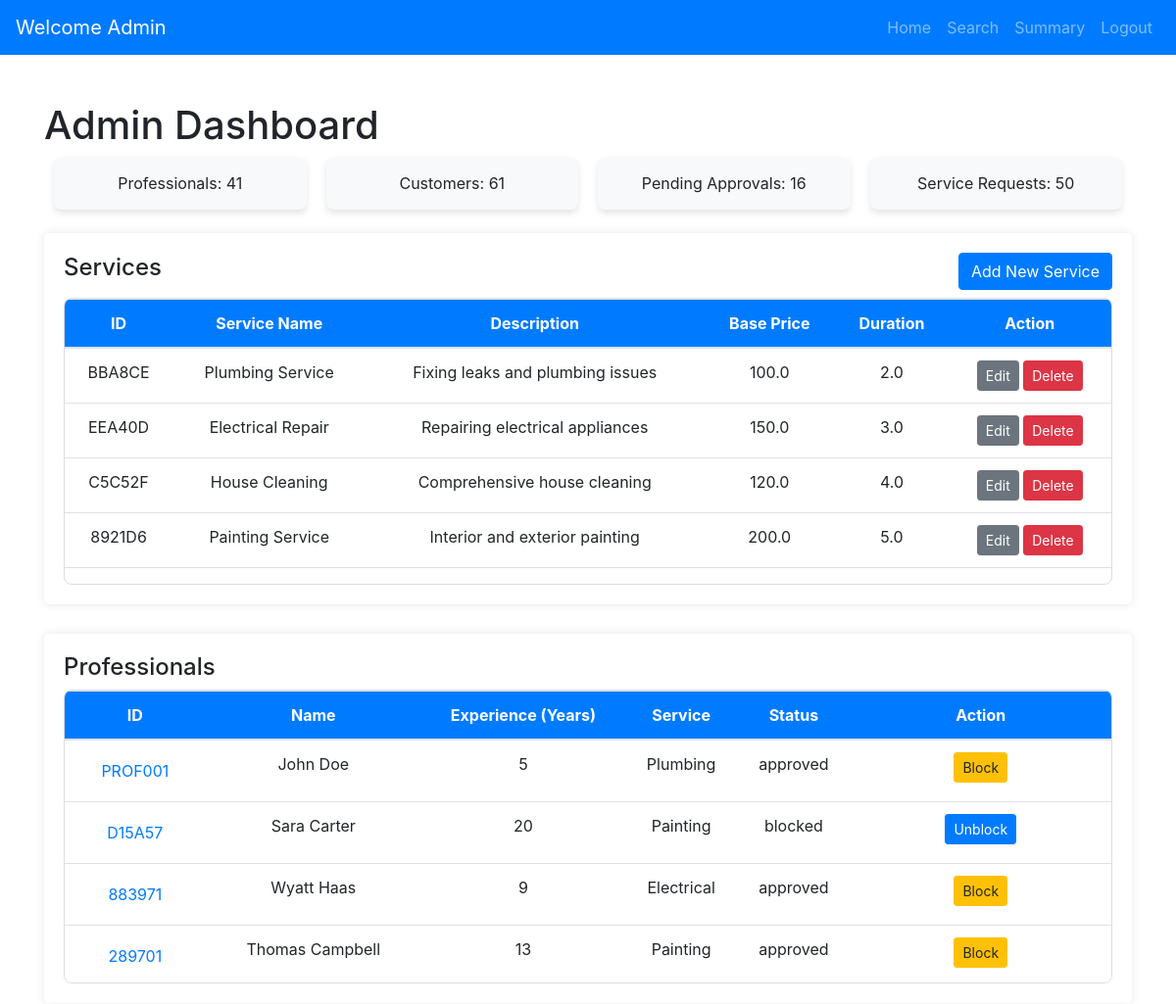
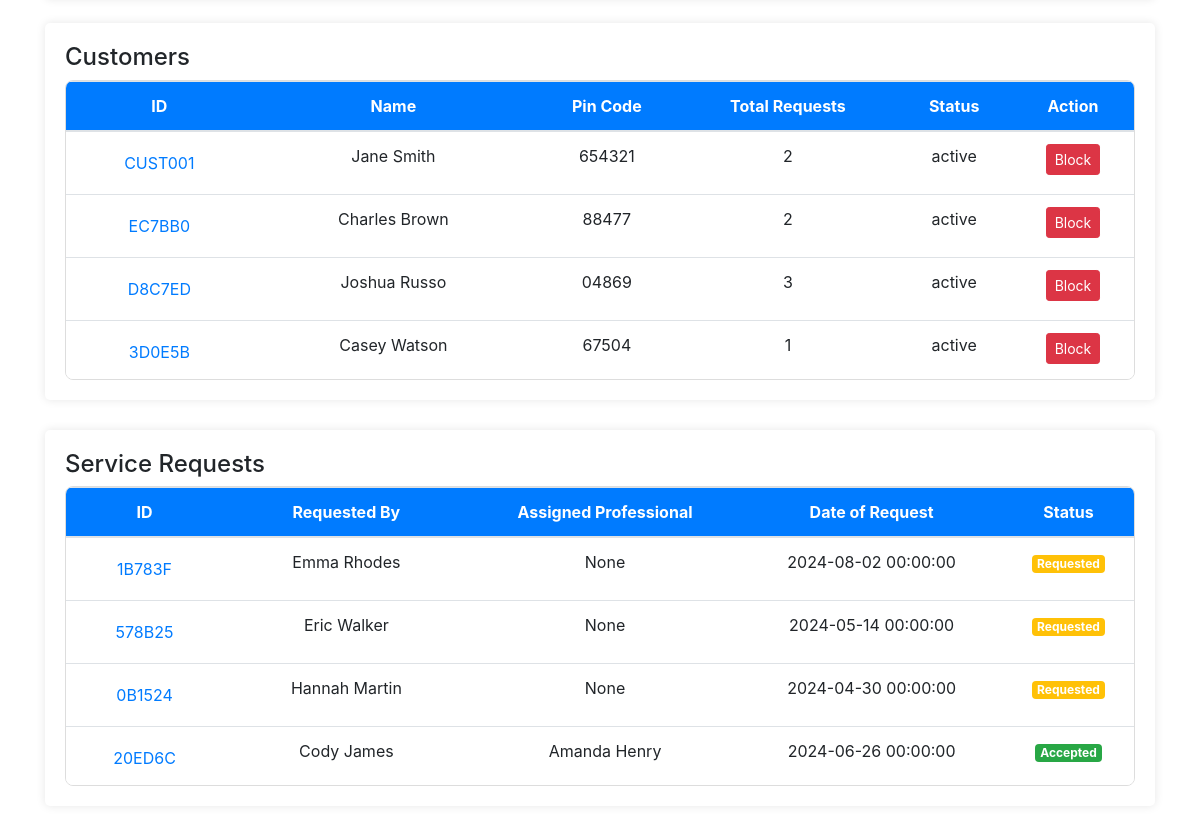
Before: /admin_dashboard with the older database file (2 pictures, top to bottom).
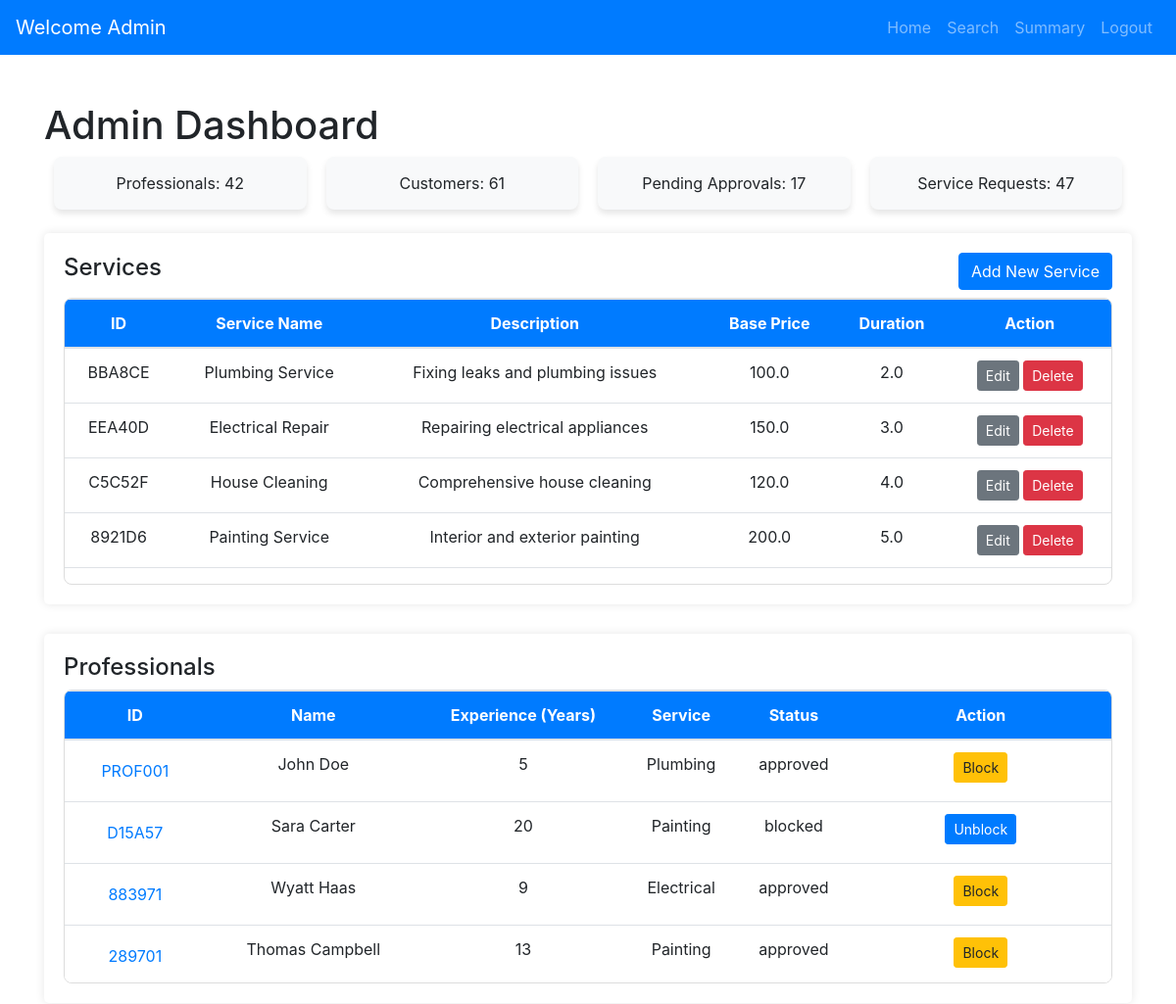
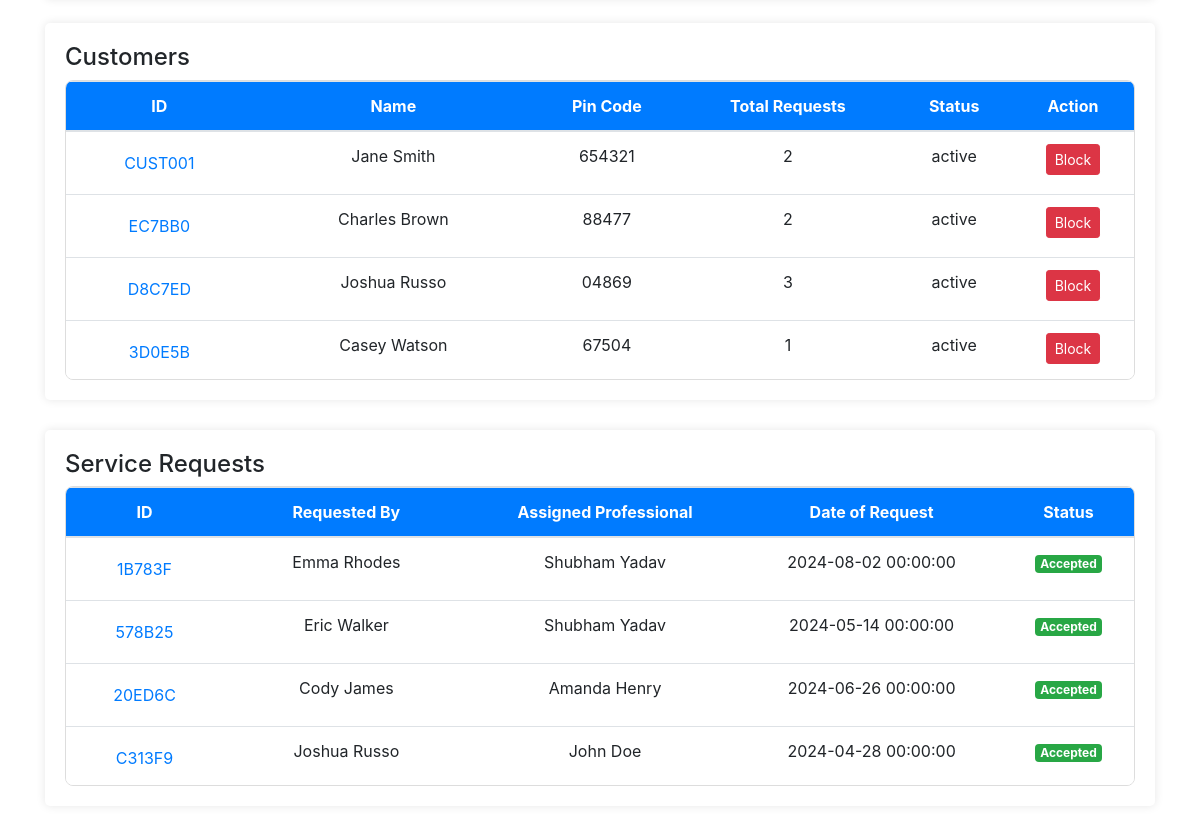
After: the same page with the newer database file (2 pictures, top to bottom).
### models.py (models this page shows, shortened)
class Service(db.Model):
    __tablename__ = 'services'
    id = db.Column(db.String(6), primary_key=True, default=generate_unique_id, unique=True)
    service_name = db.Column(db.String(100), nullable=False)
    service_description = db.Column(db.Text, nullable=True)
    price = db.Column(db.Float, nullable=False)
    duration = db.Column(db.Float, nullable=True)  # Use Float if you need fractional hours # Add duration (only date) column
    requests = db.relationship('Request', back_populates='service', lazy=True, passive_deletes=True)

class User(db.Model):
    __tablename__ = 'users'
    id = db.Column(db.String(6), primary_key=True, default=generate_unique_id, unique=True)
    name = db.Column(db.String(150), nullable=False)
    email = db.Column(db.String(150), unique=True, nullable=False)
    _password = db.Column("password", db.String(500), nullable=False)
    address = db.Column(db.String(300), nullable=True)
    pincode = db.Column(db.String(10), nullable=True)
    phone_number = db.Column(db.String(15), nullable=True)
    role = db.Column(db.String(50), nullable=False)  # Customer or Professional
    __mapper_args__ = {
    'polymorphic_identity': 'user',
    'polymorphic_on': role,  # This allows loading unknown roles without crashing
    }
    @property
    def password(self):
        raise AttributeError("Password is not readable!")
    @password.setter
    def password(self, password):
        self._password = generate_password_hash(password, method="pbkdf2:sha256")

class Professional(User):
    __tablename__ = 'professionals'
    id = db.Column(db.String(6), db.ForeignKey('users.id'), primary_key=True)
    service_type = db.Column(db.String(100), nullable=False)
    experience = db.Column(db.Integer, nullable=False)
    status = db.Column(db.String(50), default='pending')  # Add status column
    __mapper_args__ = {
        'polymorphic_identity': 'professional',
    }

class User(db.Model):
    __tablename__ = 'users'
    id = db.Column(db.String(6), primary_key=True, default=generate_unique_id, unique=True)
    name = db.Column(db.String(150), nullable=False)
    email = db.Column(db.String(150), unique=True, nullable=False)
    _password = db.Column("password", db.String(500), nullable=False)
    address = db.Column(db.String(300), nullable=True)
    pincode = db.Column(db.String(10), nullable=True)
    phone_number = db.Column(db.String(15), nullable=True)
    role = db.Column(db.String(50), nullable=False)  # Customer or Professional
    __mapper_args__ = {
    'polymorphic_identity': 'user',
    'polymorphic_on': role,  # This allows loading unknown roles without crashing
    }
    @property
    def password(self):
        raise AttributeError("Password is not readable!")
    @password.setter
    def password(self, password):
        self._password = generate_password_hash(password, method="pbkdf2:sha256")

class Customer(User):
    __tablename__ = 'customers'
    id = db.Column(db.String(6), db.ForeignKey('users.id'), primary_key=True)
    status = db.Column(db.String(50), default='active')
    __mapper_args__ = {
        'polymorphic_identity': 'customer',
    }
    @hybrid_property
    def total_requests(self):
        return len(self.requests)

class Request(db.Model):
    __tablename__ = 'requests'
    id = db.Column(db.String(6), primary_key=True, default=generate_unique_id, unique=True)
    customer_id = db.Column(db.String(6), db.ForeignKey('customers.id'), nullable=False)
    professional_id = db.Column(db.String(6), db.ForeignKey('professionals.id'), nullable=True)
    service_id = db.Column(db.String(6), db.ForeignKey('services.id', ondelete="SET NULL"), nullable=True)
    status = db.Column(db.String(50), nullable=False)  # Pending, In Progress, Completed
    request_date = db.Column(db.DateTime, nullable=False)
    completion_date = db.Column(db.DateTime, nullable=True)
    rejected_by = db.Column(db.JSON, default=list)
    professional = db.relationship('Professional', backref='requests')
    service = db.relationship('Service', back_populates='requests')
    customer = db.relationship('Customer', backref='requests')

### app.py (the view, shortened to what this page needs)
@app.route('/admin_dashboard', methods=['GET', 'POST'])
def admin_dashboard():
    professionals = Professional.query.all()
    customers = Customer.query.all()
    services = Service.query.all()
    requests = Request.query.all()
    grouped_requests = {
        "requested": [r for r in requests if r.status == "requested"],
        "closed": [r for r in requests if r.status == "closed"],
        "accepted": [
            r for r in requests if r.status in {"accepted", "in progress", "review pending", "pending", "assigned"}
        ],
    }
    total_professionals = len(professionals)
    total_customers = len(customers)
    total_requests = len(requests)
    pending_approvals = len([p for p in professionals if p.status == "pending"])
    professional = None
    return render_template(
        "admin/admin_dashboard.html",
        professionals=professionals,
        customers=customers,
        services=services,
        requests=requests,
        grouped_requests=grouped_requests,
        total_professionals=total_professionals,
        total_customers=total_customers,
        total_requests=total_requests,
        pending_approvals=pending_approvals,
        professional=professional,
    )

### templates/admin/admin_dashboard.html (shortened to what this page needs)
<!DOCTYPE html>
<html lang="en">
<head>
    <link href="https://stackpath.bootstrapcdn.com/bootstrap/4.5.2/css/bootstrap.min.css" rel="stylesheet">
</head>
<body>
    {% extends 'base.html' %}
    {% block navbar %}
        {% include 'navbars/admin_navbar.html' %}
    {% endblock %}
    {% block content %}
    <div class="container mt-5">
        <h1>Admin Dashboard</h1>
        <div class="dashboard-stats mb-4">
            <div class="stat-box">Professionals: {{ total_professionals }}</div>
            <div class="stat-box">Customers: {{ total_customers }}</div>
            <div class="stat-box">Pending Approvals: {{ pending_approvals }}</div>
            <div class="stat-box">Service Requests: {{ total_requests }}</div>
        </div>
        <div class="container-box">
            <div class="d-flex justify-content-between align-items-center mb-2">
                <h4>Services</h4>
                <button class="btn btn-primary" data-toggle="modal" data-target="#addServiceModal">Add New Service</button>
            </div>
            <div class="table-container">
                <table class="table table-hover">
                    <thead>
                        <tr>
                            <th>ID</th>
                            <th>Service Name</th>
                            <th>Description</th>
                            <th>Base Price</th>
                            <th>Duration</th>
                            <th>Action</th>
                        </tr>
                    </thead>
                    <tbody>
                        {% for service in services %}
                        <tr>
                            <td>{{ service.id }}</td>
                            <td>{{ service.service_name }}</td>
                            <td>{{ service.service_description }}</td>
                            <td>{{ service.price }}</td>
                            <td>{{ service.duration }}</td>
                            <td>
                                <button class="btn btn-secondary btn-sm"
                                    data-toggle="modal"
                                    data-target="#editServiceModal"
                                    data-id="{{ service.id }}"
                                    data-name="{{ service.service_name }}"
                                    data-description="{{ service.service_description }}"
                                    data-price="{{ service.price }}"
                                    data-duration="{{ service.duration }}">
                                    Edit
                                </button>
                                <form method="POST" action="{{ url_for('delete_service', id=service.id) }}" style="display:inline;">
                                    <button type="submit" class="btn btn-danger btn-sm">Delete</button>
                                </form>
                            </td>
                        </tr>
                        {% endfor %}
                    </tbody>
                </table>
            </div>
        </div>
         <div class="container-box mb-4">
            <h4>Professionals</h4>
            <div class="table-container">
                <table class="table table-hover">
                    <thead>
                        <tr>
                            <th>ID</th>
                            <th>Name</th>
                            <th>Experience (Years)</th>
                            <th>Service</th>
                            <th>Status</th>
                            <th>Action</th>
                        </tr>
                    </thead>
                    <tbody>
                        {% for professional in professionals %}
                        <tr>
                            <td>
                                <form method="GET" action="{{ url_for('show_professional_details') }}">
                                    <button type="submit" class="btn btn-link">{{ professional.id }}</button>
                                </form>
                            </td>
                            <td>{{ professional.name }}</td>
                            <td>{{ professional.experience }}</td>
                            <td>{{ professional.service_type }}</td>
                            <td>{{ professional.status }}</td>
                            <td>
                                {% if professional.status == 'pending' %}
<form method="POST" action="{{ url_for('approve_professional', id=professional.id) }}" style="display:inline;">
    <input type="hidden" name="csrf_token" value="{{ csrf_token() }}">
    <button type="submit" class="btn btn-success btn-sm">Approve</button>
</form>
<form method="POST" action="{{ url_for('reject_professional', id=professional.id) }}" style="display:inline;">
    <input type="hidden" name="csrf_token" value="{{ csrf_token() }}">
    <button type="submit" class="btn btn-danger btn-sm">Reject</button>
</form>
<form method="POST" action="{{ url_for('block_professional', id=professional.id) }}" style="display:inline;">
    <input type="hidden" name="csrf_token" value="{{ csrf_token() }}">
    <button type="submit" class="btn btn-warning btn-sm">Block</button>
</form>
{% elif professional.status == 'approved' %}
<form method="POST" action="{{ url_for('block_professional', id=professional.id) }}" style="display:inline;">
    <button type="submit" class="btn btn-warning btn-sm">Block</button>
</form>
{% elif professional.status == 'blocked' %}
<form method="POST" action="{{ url_for('unblock_user', id=professional.id) }}" style="display:inline;">
    <button type="submit" class="btn btn-primary btn-sm">Unblock</button>
</form>
{% endif %}
                            </td>
                        </tr>
                        {% endfor %}
                    </tbody>
                </table>
            </div>
        </div>
        <div class="container-box">
            <h4>Customers</h4>
            <div class="table-container">
                <table class="table table-hover">
                    <thead>
                        <tr>
                            <th>ID</th>
                            <th>Name</th>
                            <th>Pin Code</th>
                            <th>Total Requests</th>
                            <th>Status</th>
                            <th>Action</th>
                        </tr>
                    </thead>
                    <tbody>
                        {% for customer in customers %}
                        <tr>
                            <td>
                                <form method="GET" action="{{ url_for('show_customer_details') }}">
                                    <button type="submit" class="btn btn-link">{{ customer.id }}</button>
                                </form>
                            </td>
                            <td>{{ customer.name }}</td>
                            <td>{{ customer.pincode }}</td>
                            <td>{{ customer.total_requests }}</td>
                            <td>{{ customer.status }}</td>
                            <td>
                                {% if customer.status == 'active' %}
                                <form method="POST" action="{{ url_for('block_customer', id=customer.id) }}" style="display:inline;">
                                    <button type="submit" class="btn btn-danger btn-sm">Block</button>
                                </form>
                                {% elif customer.status == 'blocked' %}
                                <form method="POST" action="{{ url_for('unblock_customer', id=customer.id) }}" style="display:inline;">
                                    <input type="hidden" name="csrf_token" value="{{ csrf_token() }}">
                                    <button type="submit" class="btn btn-primary btn-sm">Unblock</button>
                                </form>
                                {% endif %}
                            </td>
                        </tr>
                        {% endfor %}
                    </tbody>
                </table>
            </div>
        </div>
        <div class="container-box">
            <h4>Service Requests</h4>
            <div class="table-container">
                <table class="table table-hover">
                    <thead>
                        <tr>
                            <th>ID</th>
                            <th>Requested By</th>
                            <th>Assigned Professional</th>
                            <th>Date of Request</th>
                            <th>Status</th>
                        </tr>
                    </thead>
                    <tbody>
                        {% for request in requests %}
                        <tr>
                            <td>
                                <form method="GET" action="{{ url_for('show_service_request_details') }}">
                                    <button type="submit" class="btn btn-link">{{ request.id }}</button>
                                </form>
                            </td>
                            <td>{{ request.customer.name }}</td>
                            <td>{{ request.professional.name if request.professional else 'None' }}</td>
                            <td>{{ request.request_date }}</td>
                            <td>
                                {% if request.status == 'closed' %}
                                <span class="badge badge-status badge-closed">Closed</span>
                                {% elif request.status == 'requested' %}
                                <span class="badge badge-status badge-pending">Requested</span>
                                {% else %}
                                <span class="badge badge-status badge-accepted">Accepted</span>
                                {% endif %}
                            </td>
                        </tr>
                        {% endfor %}
                    </tbody>
                </table>
            </div>
        </div>
    </div>
    {% include 'admin/add_service.html' %}
    {% include 'admin/edit_service.html' %}
    {% endblock %}

Changed rows visible on the page:
removed Request: id "0B1524", customer.name "Hannah Martin", professional "None", request_date "2024-04-30 00:00:00", status "Requested"
changed Request "Emma Rhodes": professional "None" → "Shubham Yadav"; status "Requested" → "Accepted"
changed Request "Eric Walker": professional "None" → "Shubham Yadav"; status "Requested" → "Accepted"
now on this page (row edited): Request: id "C313F9", customer.name "Joshua Russo", professional "John Doe", request_date "2024-04-28 00:00:00", status "Accepted"
Other visible differences:
{{ total_professionals }}: "41" → "42"
{{ pending_approvals }}: "16" → "17"
{{ total_requests }}: "50" → "47"
